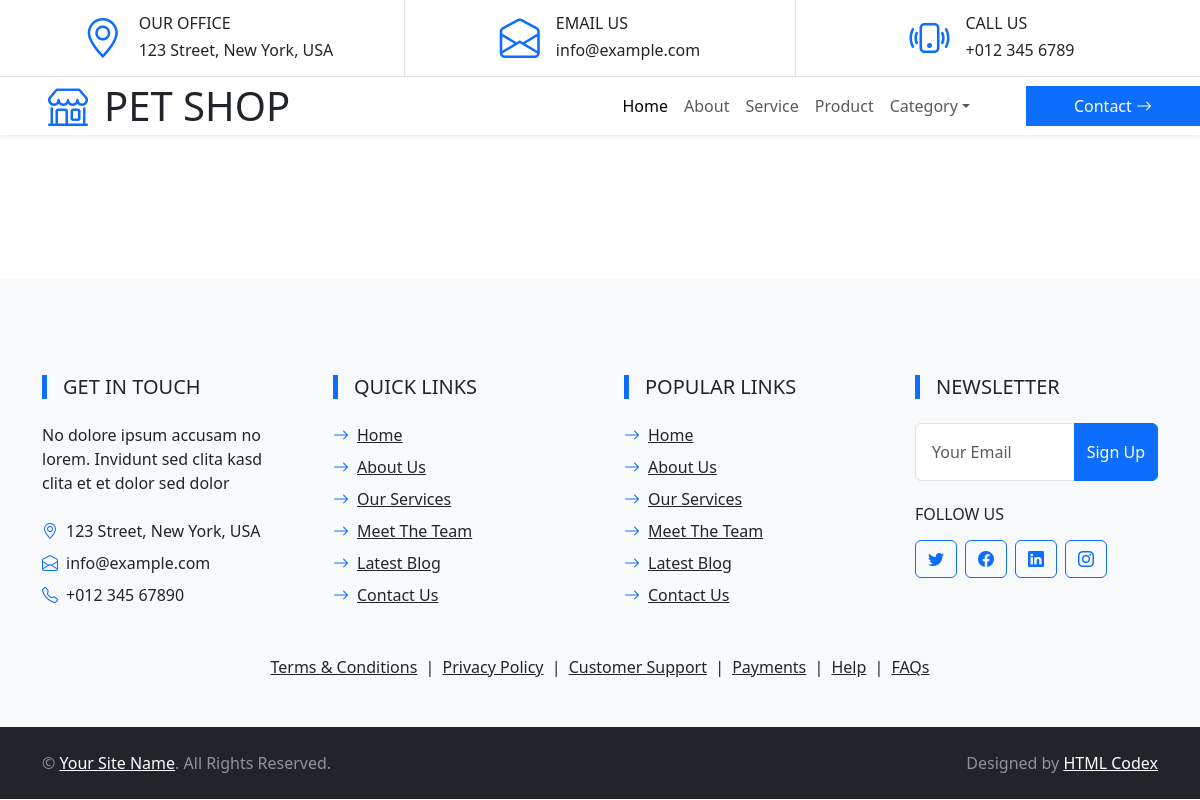
Page /pet-store/gt on the earlier database version.
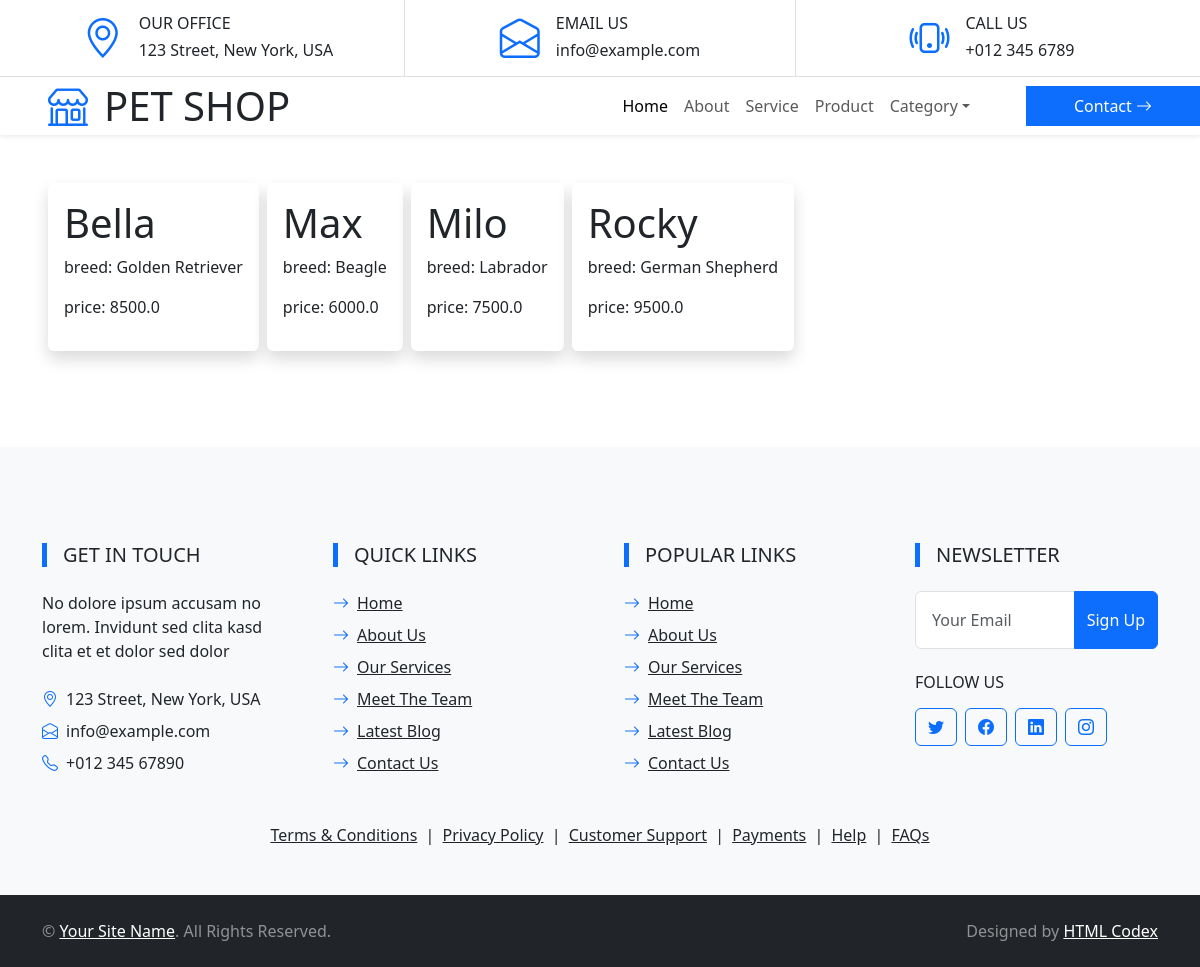
Same page on the later database version.
### pet_store/models.py (models this page shows, shortened)
class Pet(models.Model):
    name = models.CharField(max_length=100, blank=False, null=False)
    breed = models.CharField(max_length=100, blank=False, null=False)
    price = models.FloatField(default=0.00, blank=False, null=False)

### pet_store/views.py (the view)
# urls.py: path("gt", views.PetsListFiltered.as_view(), name='price_gt_5000')
class PetsListFiltered(ListView):
    template_name = 'pet_store/pet_list_page.html'
    def get_queryset(self) -> QuerySet[Any]:
        return Pet.objects.filter(price__gt=5000)

### pet_store/templates/pet_store/pet_list_page.html (shortened to what this page needs)
{% extends 'pet_store/base.html' %}
{% block content %}
    <div class="p-5 d-flex column-gap-2">
    {% for pet in pet_list %}
        <div class="bg-white p-3 rounded-2 shadow">
            <h1>{{pet.name}}</h1>
            <p>breed: {{pet.breed}}</p>
            <p>price: {{pet.price}}</p>
        </div>
    {% endfor %}
    </div>
{% endblock %}

### pet_store/templates/pet_store/base.html (shortened to what this page needs)
<!DOCTYPE html>
<html lang="en">
{% load static %}
<head>
     <link href="https://cdn.jsdelivr.net/npm/bootstrap-icons@1.4.1/font/bootstrap-icons.css" rel="stylesheet">
     <link href="lib/flaticon/font/flaticon.css" rel="stylesheet">
     <link href="lib/owlcarousel/assets/owl.carousel.min.css" rel="stylesheet">
     <link href="https://cdn.jsdelivr.net/npm/bootstrap@5.3.3/dist/css/bootstrap.min.css" rel="stylesheet">
</head>
<body>
    {% include 'pet_store/includes/header.html' %}
    {% block content %}{% endblock %}
    {% include 'pet_store/includes/footer.html' %}
</body>
</html>

### pet_store/templates/pet_store/includes/header.html (shortened to what this page needs)
{% load static %}
     <div class="container-fluid border-bottom d-none d-lg-block">
        <div class="row gx-0">
            <div class="col-lg-4 text-center py-2">
                <div class="d-inline-flex align-items-center">
                    <i class="bi bi-geo-alt fs-1 text-primary me-3"></i>
                    <div class="text-start">
                        <h6 class="text-uppercase mb-1">Our Office</h6>
                        <span>123 Street, New York, USA</span>
                    </div>
                </div>
            </div>
            <div class="col-lg-4 text-center border-start border-end py-2">
                <div class="d-inline-flex align-items-center">
                    <i class="bi bi-envelope-open fs-1 text-primary me-3"></i>
                    <div class="text-start">
                        <h6 class="text-uppercase mb-1">Email Us</h6>
                        <span>info@example.com</span>
                    </div>
                </div>
            </div>
            <div class="col-lg-4 text-center py-2">
                <div class="d-inline-flex align-items-center">
                    <i class="bi bi-phone-vibrate fs-1 text-primary me-3"></i>
                    <div class="text-start">
                        <h6 class="text-uppercase mb-1">Call Us</h6>
                        <span>+012 345 6789</span>
                    </div>
                </div>
            </div>
        </div>
    </div>
    <nav class="navbar navbar-expand-lg bg-white navbar-light shadow-sm py-3 py-lg-0 px-3 px-lg-0">
        <a href="index.html" class="navbar-brand ms-lg-5">
            <h1 class="m-0 text-uppercase text-dark"><i class="bi bi-shop fs-1 text-primary me-3"></i>Pet Shop</h1>
        </a>
        <div class="collapse navbar-collapse" id="navbarCollapse">
            <div class="navbar-nav ms-auto py-0">
                <a href="{% url 'pet_store:index' %}" class="nav-item nav-link active">Home</a>
                <a href="about.html" class="nav-item nav-link">About</a>
                <a href="{% url 'pet_store:service_page' %}" class="nav-item nav-link">Service</a>
                <a href="product.html" class="nav-item nav-link">Product</a>
                <div class="nav-item dropdown">
                    <a href="#" class="nav-link dropdown-toggle" data-bs-toggle="dropdown">Category</a>
                </div>
                <a href="contact.html" class="nav-item nav-link nav-contact bg-primary text-white px-5 ms-lg-5">Contact <i class="bi bi-arrow-right"></i></a>
            </div>
        </div>
    </nav>

### pet_store/templates/pet_store/includes/footer.html
     <div class="container-fluid bg-light mt-5 py-5">
        <div class="container pt-5">
            <div class="row g-5">
                <div class="col-lg-3 col-md-6">
                    <h5 class="text-uppercase border-start border-5 border-primary ps-3 mb-4">Get In Touch</h5>
                    <p class="mb-4">No dolore ipsum accusam no lorem. Invidunt sed clita kasd clita et et dolor sed dolor</p>
                    <p class="mb-2"><i class="bi bi-geo-alt text-primary me-2"></i>123 Street, New York, USA</p>
                    <p class="mb-2"><i class="bi bi-envelope-open text-primary me-2"></i>info@example.com</p>
                    <p class="mb-0"><i class="bi bi-telephone text-primary me-2"></i>+012 345 67890</p>
                </div>
                <div class="col-lg-3 col-md-6">
                    <h5 class="text-uppercase border-start border-5 border-primary ps-3 mb-4">Quick Links</h5>
                    <div class="d-flex flex-column justify-content-start">
                        <a class="text-body mb-2" href="#"><i class="bi bi-arrow-right text-primary me-2"></i>Home</a>
                        <a class="text-body mb-2" href="#"><i class="bi bi-arrow-right text-primary me-2"></i>About Us</a>
                        <a class="text-body mb-2" href="#"><i class="bi bi-arrow-right text-primary me-2"></i>Our Services</a>
                        <a class="text-body mb-2" href="#"><i class="bi bi-arrow-right text-primary me-2"></i>Meet The Team</a>
                        <a class="text-body mb-2" href="#"><i class="bi bi-arrow-right text-primary me-2"></i>Latest Blog</a>
                        <a class="text-body" href="#"><i class="bi bi-arrow-right text-primary me-2"></i>Contact Us</a>
                    </div>
                </div>
                <div class="col-lg-3 col-md-6">
                    <h5 class="text-uppercase border-start border-5 border-primary ps-3 mb-4">Popular Links</h5>
                    <div class="d-flex flex-column justify-content-start">
                        <a class="text-body mb-2" href="#"><i class="bi bi-arrow-right text-primary me-2"></i>Home</a>
                        <a class="text-body mb-2" href="#"><i class="bi bi-arrow-right text-primary me-2"></i>About Us</a>
                        <a class="text-body mb-2" href="#"><i class="bi bi-arrow-right text-primary me-2"></i>Our Services</a>
                        <a class="text-body mb-2" href="#"><i class="bi bi-arrow-right text-primary me-2"></i>Meet The Team</a>
                        <a class="text-body mb-2" href="#"><i class="bi bi-arrow-right text-primary me-2"></i>Latest Blog</a>
                        <a class="text-body" href="#"><i class="bi bi-arrow-right text-primary me-2"></i>Contact Us</a>
                    </div>
                </div>
                <div class="col-lg-3 col-md-6">
                    <h5 class="text-uppercase border-start border-5 border-primary ps-3 mb-4">Newsletter</h5>
                    <form action="">
                        <div class="input-group">
                            <input type="text" class="form-control p-3" placeholder="Your Email">
                            <button class="btn btn-primary">Sign Up</button>
                        </div>
                    </form>
                    <h6 class="text-uppercase mt-4 mb-3">Follow Us</h6>
                    <div class="d-flex">
                        <a class="btn btn-outline-primary btn-square me-2" href="#"><i class="bi bi-twitter"></i></a>
                        <a class="btn btn-outline-primary btn-square me-2" href="#"><i class="bi bi-facebook"></i></a>
                        <a class="btn btn-outline-primary btn-square me-2" href="#"><i class="bi bi-linkedin"></i></a>
                        <a class="btn btn-outline-primary btn-square" href="#"><i class="bi bi-instagram"></i></a>
                    </div>
                </div>
                <div class="col-12 text-center text-body">
                    <a class="text-body" href="">Terms & Conditions</a>
                    <span class="mx-1">|</span>
                    <a class="text-body" href="">Privacy Policy</a>
                    <span class="mx-1">|</span>
                    <a class="text-body" href="">Customer Support</a>
                    <span class="mx-1">|</span>
                    <a class="text-body" href="">Payments</a>
                    <span class="mx-1">|</span>
                    <a class="text-body" href="">Help</a>
                    <span class="mx-1">|</span>
                    <a class="text-body" href="">FAQs</a>
                </div>
            </div>
        </div>
    </div>
    <div class="container-fluid bg-dark text-white-50 py-4">
        <div class="container">
            <div class="row g-5">
                <div class="col-md-6 text-center text-md-start">
                    <p class="mb-md-0">&copy; <a class="text-white" href="#">Your Site Name</a>. All Rights Reserved.</p>
                </div>
                <div class="col-md-6 text-center text-md-end">
                    <p class="mb-0">Designed by <a class="text-white" href="https://htmlcodex.com">HTML Codex</a></p>
                </div>
            </div>
        </div>
    </div>

Differences in the rows shown:
added Pet: name "Bella", breed "Golden Retriever", price "8500.0"
added Pet: name "Max", breed "Beagle", price "6000.0"
added Pet: name "Milo", breed "Labrador", price "7500.0"
added Pet: name "Rocky", breed "German Shepherd", price "9500.0"
